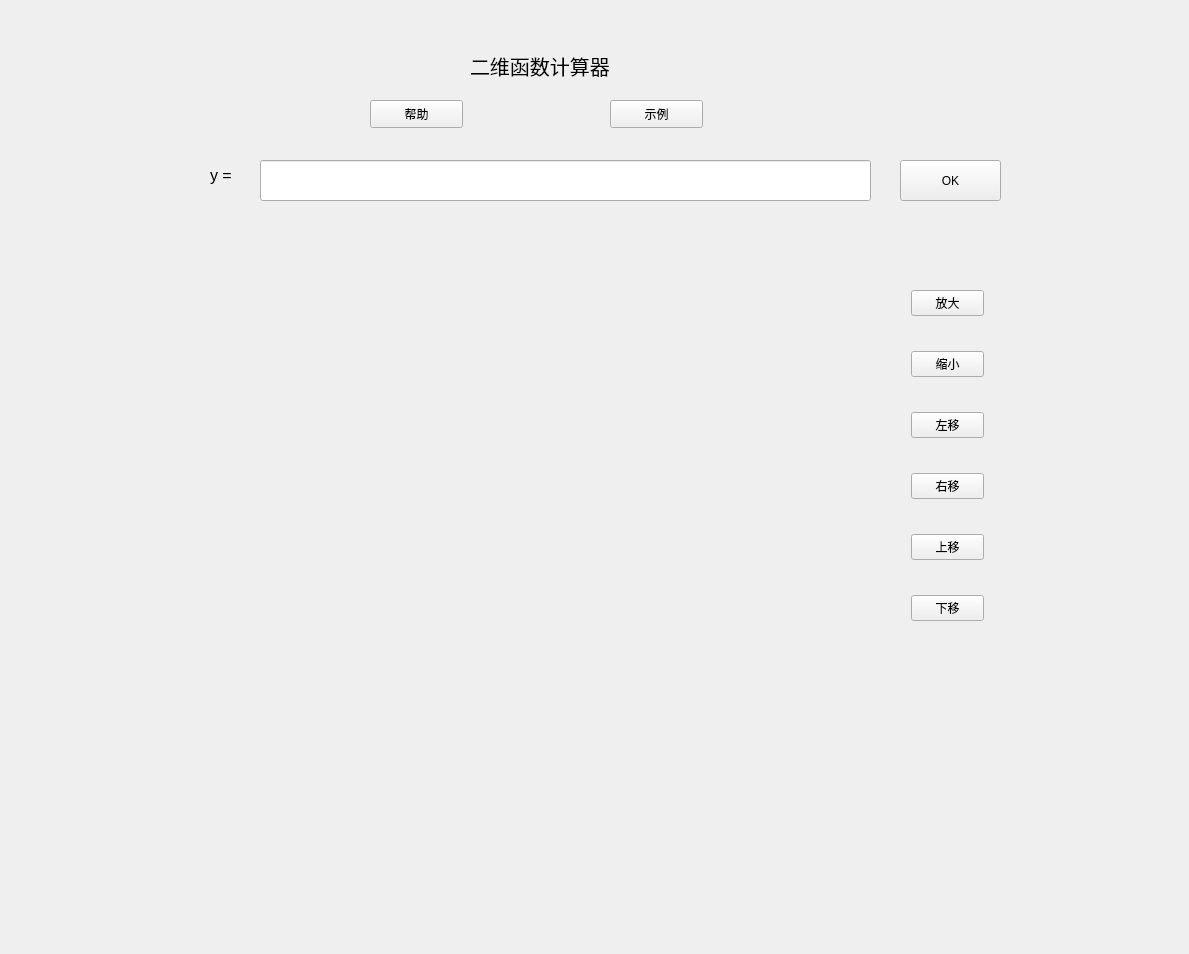
<?xml version="1.0" encoding="UTF-8"?>
<ui version="4.0">
 <class>QT_OpenGLClass</class>
 <widget class="QWidget" name="QT_OpenGLClass">
  <property name="geometry">
   <rect>
    <x>0</x>
    <y>0</y>
    <width>1189</width>
    <height>954</height>
   </rect>
  </property>
  <property name="windowTitle">
   <string>QT_OpenGL</string>
  </property>
  <widget class="QPushButton" name="pushOK">
   <property name="geometry">
    <rect>
     <x>900</x>
     <y>160</y>
     <width>101</width>
     <height>41</height>
    </rect>
   </property>
   <property name="text">
    <string>OK</string>
   </property>
  </widget>
  <widget class="QLineEdit" name="get_function">
   <property name="geometry">
    <rect>
     <x>260</x>
     <y>160</y>
     <width>611</width>
     <height>41</height>
    </rect>
   </property>
   <property name="font">
    <font>
     <pointsize>12</pointsize>
    </font>
   </property>
  </widget>
  <widget class="QLabel" name="label">
   <property name="geometry">
    <rect>
     <x>210</x>
     <y>160</y>
     <width>41</width>
     <height>31</height>
    </rect>
   </property>
   <property name="font">
    <font>
     <pointsize>12</pointsize>
    </font>
   </property>
   <property name="text">
    <string>y = </string>
   </property>
  </widget>
  <widget class="QLabel" name="label_2">
   <property name="geometry">
    <rect>
     <x>470</x>
     <y>40</y>
     <width>291</width>
     <height>51</height>
    </rect>
   </property>
   <property name="font">
    <font>
     <pointsize>15</pointsize>
    </font>
   </property>
   <property name="text">
    <string>二维函数计算器</string>
   </property>
  </widget>
  <widget class="QPushButton" name="heLp">
   <property name="geometry">
    <rect>
     <x>370</x>
     <y>100</y>
     <width>93</width>
     <height>28</height>
    </rect>
   </property>
   <property name="text">
    <string>帮助</string>
   </property>
  </widget>
  <widget class="QPushButton" name="example">
   <property name="geometry">
    <rect>
     <x>610</x>
     <y>100</y>
     <width>93</width>
     <height>28</height>
    </rect>
   </property>
   <property name="text">
    <string>示例</string>
   </property>
  </widget>
  <widget class="QWidget" name="verticalLayoutWidget">
   <property name="geometry">
    <rect>
     <x>900</x>
     <y>250</y>
     <width>95</width>
     <height>411</height>
    </rect>
   </property>
   <layout class="QVBoxLayout" name="verticalLayout">
    <item>
     <widget class="QPushButton" name="enlarge">
      <property name="text">
       <string>放大</string>
      </property>
     </widget>
    </item>
    <item>
     <widget class="QPushButton" name="lessen">
      <property name="text">
       <string>缩小</string>
      </property>
     </widget>
    </item>
    <item>
     <widget class="QPushButton" name="left">
      <property name="text">
       <string>左移</string>
      </property>
     </widget>
    </item>
    <item>
     <widget class="QPushButton" name="right">
      <property name="text">
       <string>右移</string>
      </property>
     </widget>
    </item>
    <item>
     <widget class="QPushButton" name="pushButton_4">
      <property name="text">
       <string>上移</string>
      </property>
     </widget>
    </item>
    <item>
     <widget class="QPushButton" name="pushButton_5">
      <property name="text">
       <string>下移</string>
      </property>
     </widget>
    </item>
   </layout>
  </widget>
 </widget>
 <layoutdefault spacing="6" margin="11"/>
 <resources>
  <include location="QT_OpenGL.qrc"/>
 </resources>
 <connections/>
</ui>
